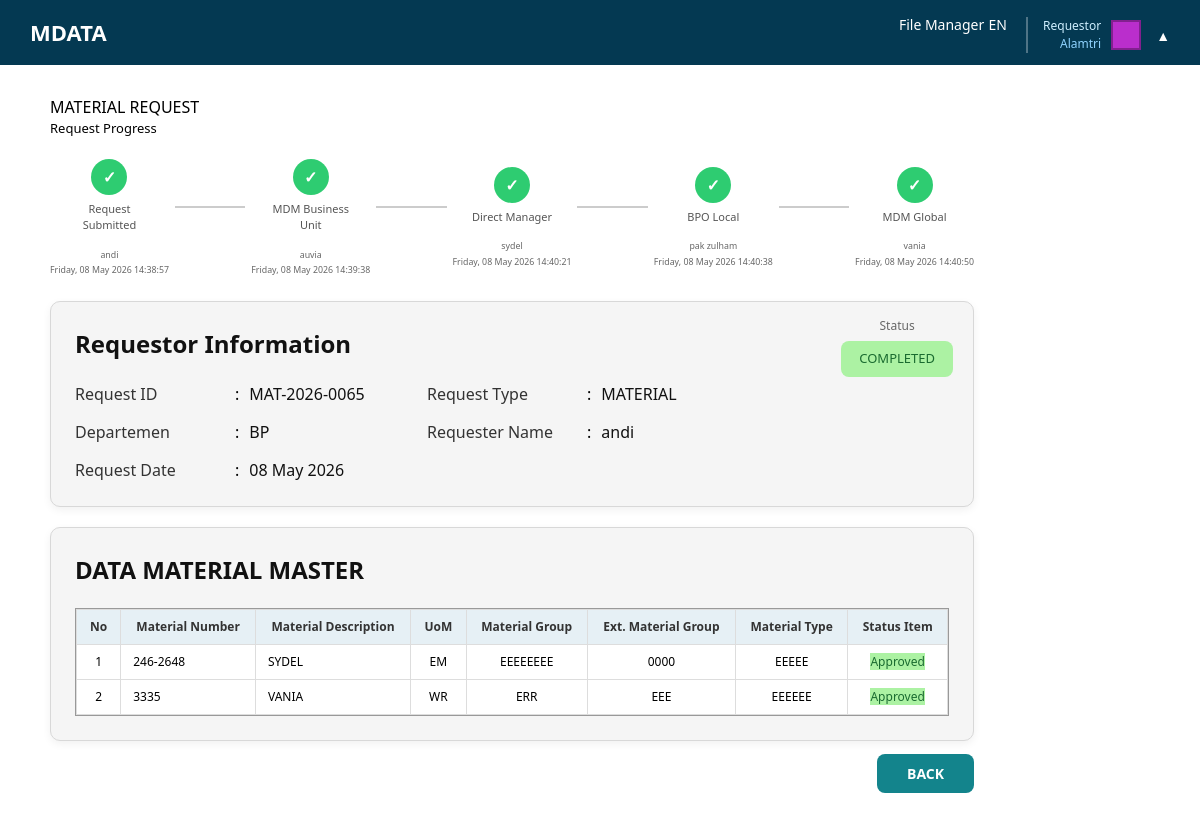
The app's page /Pages/view_request.php?id=65 (signed in) with its own data.
### tables this page shows
CREATE TABLE IF NOT EXISTS `users` (
  `id` int NOT NULL AUTO_INCREMENT,
  `nama` varchar(100) DEFAULT NULL,
  `email` varchar(100) DEFAULT NULL,
  `departemen` varchar(100) DEFAULT NULL,
  `password` varchar(100) DEFAULT NULL,
  `company_id` int DEFAULT NULL,
  `role_id` int DEFAULT NULL,
  PRIMARY KEY (`id`),
  KEY `company_id` (`company_id`),
  KEY `role_id` (`role_id`),
  CONSTRAINT `users_ibfk_1` FOREIGN KEY (`company_id`) REFERENCES `company` (`id`),
  CONSTRAINT `users_ibfk_2` FOREIGN KEY (`role_id`) REFERENCES `role` (`id`)
);

CREATE TABLE IF NOT EXISTS `role` (
  `id` int NOT NULL AUTO_INCREMENT,
  `nama_role` varchar(50) DEFAULT NULL,
  PRIMARY KEY (`id`)
);

CREATE TABLE IF NOT EXISTS `company` (
  `id` int NOT NULL AUTO_INCREMENT,
  `nama_company` varchar(50) DEFAULT NULL,
  `company_code` varchar(10) DEFAULT NULL,
  PRIMARY KEY (`id`)
);

CREATE TABLE IF NOT EXISTS `approval` (
  `id` int NOT NULL AUTO_INCREMENT,
  `request_id` int NOT NULL,
  `detail_material_id` int DEFAULT NULL,
  `detail_service_id` int DEFAULT NULL,
  `approver_id` int DEFAULT NULL,
  `role` varchar(50) DEFAULT NULL,
  `step` varchar(50) NOT NULL DEFAULT 'MDM_BU',
  `status` varchar(50) DEFAULT NULL,
  `note` text,
  `created_at` datetime NOT NULL DEFAULT CURRENT_TIMESTAMP,
  `updated_at` datetime NOT NULL DEFAULT CURRENT_TIMESTAMP ON UPDATE CURRENT_TIMESTAMP,
  `approved_by` int DEFAULT NULL,
  `approved_at` datetime DEFAULT NULL,
  PRIMARY KEY (`id`),
  KEY `fk_appr_request` (`request_id`),
  KEY `fk_appr_detail_mat` (`detail_material_id`),
  KEY `fk_appr_detail_svc` (`detail_service_id`),
  KEY `fk_appr_user` (`approver_id`),
  CONSTRAINT `fk_appr_detail_mat` FOREIGN KEY (`detail_material_id`) REFERENCES `request_detail_material` (`id`),
  CONSTRAINT `fk_appr_detail_svc` FOREIGN KEY (`detail_service_id`) REFERENCES `request_detail_service` (`id`),
  CONSTRAINT `fk_appr_request` FOREIGN KEY (`request_id`) REFERENCES `request_header` (`id`),
  CONSTRAINT `fk_appr_user` FOREIGN KEY (`approver_id`) REFERENCES `users` (`id`)
);

CREATE TABLE IF NOT EXISTS `request_header` (
  `id` int NOT NULL AUTO_INCREMENT,
  `request_no` varchar(50) DEFAULT NULL,
  `requestor_id` int NOT NULL,
  `company_id` int NOT NULL,
  `departemen` varchar(100) NOT NULL,
  `request_type` varchar(50) NOT NULL,
  `request_date` date NOT NULL,
  `status` varchar(50) NOT NULL DEFAULT 'DRAFT',
  `current_step` varchar(50) NOT NULL DEFAULT 'MDM_BU',
  `general_approved_by` int DEFAULT NULL,
  `general_approved_at` datetime DEFAULT NULL,
  `submitted_at` timestamp NULL DEFAULT NULL,
  `created_at` timestamp NOT NULL DEFAULT CURRENT_TIMESTAMP,
  `updated_at` timestamp NOT NULL DEFAULT CURRENT_TIMESTAMP ON UPDATE CURRENT_TIMESTAMP,
  PRIMARY KEY (`id`),
  UNIQUE KEY `request_no` (`request_no`),
  KEY `fk_rh_requestor` (`requestor_id`),
  KEY `fk_rh_general_approver` (`general_approved_by`),
  CONSTRAINT `fk_rh_general_approver` FOREIGN KEY (`general_approved_by`) REFERENCES `users` (`id`),
  CONSTRAINT `fk_rh_requestor` FOREIGN KEY (`requestor_id`) REFERENCES `users` (`id`)
);

CREATE TABLE IF NOT EXISTS `request_detail_material` (
  `id` int NOT NULL AUTO_INCREMENT,
  `request_id` int NOT NULL,
  `numbering_scheme` varchar(50) DEFAULT NULL,
  `material_number` varchar(50) DEFAULT NULL,
  `description` varchar(255) NOT NULL,
  `description_alt` varchar(255) DEFAULT NULL,
  `uom` varchar(20) NOT NULL,
  `ext_material_group` varchar(50) NOT NULL,
  `material_group` varchar(50) NOT NULL,
  `material_type` varchar(50) NOT NULL,
  `vhs` varchar(50) DEFAULT NULL,
  `location` varchar(100) DEFAULT NULL,
  `val_class` varchar(50) DEFAULT NULL,
  `val_category` varchar(50) DEFAULT NULL,
  `purchasing_group` varchar(50) DEFAULT NULL,
  `mrp_controller` varchar(50) DEFAULT NULL,
  `price_control` char(1) DEFAULT NULL,
  `profile_make` varchar(50) DEFAULT NULL,
  `profile_plan` varchar(50) DEFAULT NULL,
  `old_material_number` varchar(50) DEFAULT NULL,
  `egi` varchar(50) DEFAULT NULL,
  `cgi` varchar(50) DEFAULT NULL,
  `engine_type` varchar(50) DEFAULT NULL,
  `order_unit` varchar(20) DEFAULT NULL,
  `net_weight` decimal(15,3) DEFAULT NULL,
  `weight_unit` varchar(10) DEFAULT NULL,
  `max_stock_level` decimal(15,3) DEFAULT NULL,
  `min_lot_size` decimal(15,3) DEFAULT NULL,
  `max_lot_size` decimal(15,3) DEFAULT NULL,
  `fix_lot_size` decimal(15,3) DEFAULT NULL,
  `standard_price` decimal(18,2) DEFAULT NULL,
  `moving_price` decimal(18,2) DEFAULT NULL,
  `remarks` text,
  `status` varchar(50) NOT NULL DEFAULT 'PENDING',
  `reviewed_by` int DEFAULT NULL,
  `reviewed_at` datetime DEFAULT NULL,
  `reject_reason` varchar(255) DEFAULT NULL,
  `is_forwarded` tinyint(1) NOT NULL DEFAULT '0',
  `created_at` timestamp NOT NULL DEFAULT CURRENT_TIMESTAMP,
  `updated_at` timestamp NOT NULL DEFAULT CURRENT_TIMESTAMP ON UPDATE CURRENT_TIMESTAMP,
  `mig_counter` varchar(50) DEFAULT 'CURRENT_TIMESTAMP',
  `image_url` varchar(255) DEFAULT NULL,
  PRIMARY KEY (`id`),
  KEY `fk_rdm_request` (`request_id`),
  KEY `fk_rdm_reviewer` (`reviewed_by`),
  CONSTRAINT `fk_rdm_request` FOREIGN KEY (`request_id`) REFERENCES `request_header` (`id`),
  CONSTRAINT `fk_rdm_reviewer` FOREIGN KEY (`reviewed_by`) REFERENCES `users` (`id`)
);

### Pages/view_request.php (the view, shortened to what this page needs)
<?php
require_once $_SERVER['DOCUMENT_ROOT'] . '/atri/config/koneksi.php';
$request_id = (int)$_GET['id'];
$queryHeader = mysqli_query($koneksi, "
    SELECT rh.*, u.nama as requestor_name, u.email
    FROM request_header rh
    JOIN users u ON rh.requestor_id = u.id
    WHERE rh.id = $request_id
");
$header = mysqli_fetch_assoc($queryHeader);
$request_type = $header['request_type'];
if($request_type == 'MATERIAL'){
    $queryDetail = mysqli_query($koneksi, "
        SELECT * FROM request_detail_material WHERE request_id = $request_id
    ");
} else {
    $queryDetail = mysqli_query($koneksi, "
        SELECT * FROM request_detail_service WHERE request_id = $request_id
    ");
}
$steps = [
    'Request Submitted',
    'MDM Business Unit',
    'Direct Manager',
    'BPO Local',
    'MDM Global'
];
$stepsLabel = [
    'Request Submitted' => 'Request Submitted',
    'MDM Business Unit'            => 'MDM Business Unit',
    'Direct Manager'    => 'Direct Manager',
    'BPO Local'               => 'BPO Local',
    'MDM Global'        => 'MDM Global'
];
$queryApproval = mysqli_query($koneksi, "
    SELECT * FROM approval WHERE request_id = $request_id ORDER BY id ASC
");
$approvals = [];
while($row = mysqli_fetch_assoc($queryApproval)){
    $approvals[$row['step']] = $row;
}
?>
<!DOCTYPE html>
<html>
<head>
    <link rel="stylesheet" href="/atri/css/global.css">
    <link rel="stylesheet" href="/atri/css/navbar.css">
    <link rel="stylesheet" href="/atri/css/view_request.css">
    <script src="https://cdn.tailwindcss.com"></script>
</head>
<body>
<?php require_once $_SERVER['DOCUMENT_ROOT'] . '/atri/include/navbar.php'; ?>
<div class="container">
    <h2><?= $request_type == 'MATERIAL' ? 'MATERIAL REQUEST' : 'SERVICE REQUEST' ?></h2>
    <div class="progress-label">Request Progress</div>
    <div class="progress-wrapper">
<?php
foreach($steps as $i => $step):
$approvalData = $approvals[$step] ?? null;
if($step == 'Request Submitted'){
    $icon = 'done';
}
elseif($approvalData){
    if($approvalData['status'] == 'REJECTED'){
        $icon = 'rejected';
    }
    elseif(in_array($approvalData['status'], ['APPROVED','GENERAL_APPROVED'])){
        $icon = 'done';
    }
    elseif($approvalData['status'] == 'PENDING'){
        $icon = 'pending';
    }
    else{
        $icon = 'inactive';
    }
}else{
    $icon = 'inactive';
}
    $approvalData = $approvals[$step] ?? null;
    if($approvalData){
        if($approvalData['status'] == 'REJECTED'){
            $icon = 'rejected';
        } elseif($approvalData['status'] == 'APPROVED' || $approvalData['status'] == 'GENERAL_APPROVED'){
            $icon = 'done';
        }
    }
    $userName = '-';
    $approvedAt = '-';
    if($approvalData && !empty($approvalData['approved_by'])){
        $userQ = mysqli_query($koneksi, "SELECT nama FROM users WHERE id = ".$approvalData['approved_by']);
        $userData = mysqli_fetch_assoc($userQ);
        if($userData){
            $userName = $userData['nama'];
        }
    }
    if($approvalData && !empty($approvalData['approved_at'])){
        $approvedAt = date('l, d M Y H:i:s', strtotime($approvalData['approved_at']));
    }
?>
    <div class="step-item">
        <div class="step-circle <?= $icon ?>">
            <?php if($icon == 'done'): ?>
                <span>&#10003;</span>
            <?php elseif($icon == 'pending'): ?>
                <span>!</span>
            <?php elseif($icon == 'rejected'): ?>
                <span>&#10005;</span>
            <?php else: ?>
                <span></span>
            <?php endif; ?>
        </div>
        <div class="step-label"><?= $stepsLabel[$step] ?></div>
        <?php if($approvalData && $approvalData['status'] != 'PENDING'): ?>
            <div class="step-info">
                <small>
                    <?= htmlspecialchars($userName) ?><br>
                    <?= $approvedAt ?>
                </small>
            </div>
        <?php endif; ?>
    </div>
    <?php if($i < count($steps)-1): ?>
        <div class="step-line"></div>
    <?php endif; ?>
<?php endforeach; ?>
</div>
    <div class="card-view">
        <div class="card-title-view">Requestor Information</div>
        <div class="info-grid">
            <div class="info-row">
                <span class="info-label">Request ID</span>
                <span class="info-sep">:</span>
                <span class="info-val"><?= htmlspecialchars($header['request_no']) ?></span>
            </div>
            <div class="info-row">
                <span class="info-label">Request Type</span>
                <span class="info-sep">:</span>
                <span class="info-val"><?= htmlspecialchars($header['request_type']) ?></span>
            </div>
            <div class="info-row">
                <span class="info-label">Departemen</span>
                <span class="info-sep">:</span>
                <span class="info-val"><?= htmlspecialchars($header['departemen'] ?? '-') ?></span>
            </div>
            <div class="info-row">
                <span class="info-label">Requester Name</span>
                <span class="info-sep">:</span>
                <span class="info-val"><?= htmlspecialchars($header['requestor_name']) ?></span>
            </div>
            <div class="info-row">
                <span class="info-label">Request Date</span>
                <span class="info-sep">:</span>
                <span class="info-val"><?= date('d M Y', strtotime($header['request_date'])) ?></span>
            </div>
        </div>
        <div class="status-box">
            <div class="status-title">Status</div>
            <?php
            $s = $header['status'];
            if($s == 'APPROVED')        $badge = 'badge-approved';
            elseif($s == 'REJECTED')    $badge = 'badge-rejected';
             elseif($s == 'COMPLETED')    $badge = 'badge-approved';
            elseif($s == 'PENDING')     $badge = 'badge-pending';
            elseif($s == 'PARTIAL')     $badge = 'badge-partial';
            else                        $badge = 'badge-draft';
            ?>
            <div class="status-badge <?= $badge ?>">
                <?= htmlspecialchars($s) ?>
            </div>
        </div>
    </div>
    <div class="card-view">
        <div class="card-title-view">
            <?= $request_type == 'MATERIAL' ? 'DATA MATERIAL MASTER' : 'DATA SERVICE MASTER' ?>
        </div>
        <div class="table-box-view">
            <table class="table-view">
                <thead>
                    <tr>
                        <th>No</th>
                        <?php if($request_type == 'MATERIAL'): ?>
                            <th>Material Number</th>
                            <th>Material Description</th>
                            <th>UoM</th>
                            <th>Material Group</th>
                            <th>Ext. Material Group</th>
                            <th>Material Type</th>
                            <th>Status Item</th>
                        <?php endif; ?>
                    </tr>
                </thead>
                <tbody>
                    <?php if($queryDetail && mysqli_num_rows($queryDetail) > 0):
                        $no = 1;
                        while($det = mysqli_fetch_assoc($queryDetail)): ?>
                    <tr>
                        <td style="text-align:center"><?= $no++ ?></td>
                        <?php if($request_type == 'MATERIAL'): ?>
                            <td><?= htmlspecialchars($det['material_number'] ?? '-') ?></td>
                            <td><?= htmlspecialchars($det['description'] ?? '-') ?></td>
                            <td style="text-align:center"><?= htmlspecialchars($det['uom'] ?? '-') ?></td>
                            <td style="text-align:center"><?= htmlspecialchars($det['material_group'] ?? '-') ?></td>
                            <td style="text-align:center"><?= htmlspecialchars($det['ext_material_group'] ?? '-') ?></td>
                            <td style="text-align:center"><?= htmlspecialchars($det['material_type'] ?? '-') ?></td>
                        <?php endif; ?>
                        <td style="text-align:center">
                            <?php
                            $itemStatus = $det['status'] ?? 'PENDING';
                            if($itemStatus == 'APPROVED')       echo '<span class="badge-approved">Approved</span>';
                            elseif($itemStatus == 'REJECTED')   echo '<span class="badge-rejected">Rejected</span>';
                            else                                echo '<span class="badge-pending">Pending</span>';
                            ?>
                        </td>
                    </tr>
                    <?php endwhile; else: ?>
                    <tr>
                        <td colspan="8" style="text-align:center;padding:20px;color:#999">No data available</td>
                    </tr>
                    <?php endif; ?>
                </tbody>
            </table>
        </div>
    </div>
    <div style="text-align:right; margin-top:20px;">
        <a href="request_list.php" class="btn-back">BACK</a>
    </div>
</div>
</body>
</html>

### include/navbar.php (shortened to what this page needs)
<?php
$user_id = $_SESSION['user_id'];
$queryNav = mysqli_query($koneksi, "
    SELECT users.nama, role.nama_role, company.nama_company
    FROM users
    JOIN role    ON users.role_id    = role.id
    JOIN company ON users.company_id = company.id
    WHERE users.id = '$user_id'
");
$userNav = mysqli_fetch_assoc($queryNav);
?>
    <link rel="stylesheet" href="/atri/css/global.css">
    <link rel="stylesheet" href="/atri/css/navbar.css">
<div class="navbar">
    <div class="nav-left">
        <span class="logo-text">MDATA</span>
    </div>
    <div class="nav-right" id="mobileMenu">
        <a href="#">File Manager</a>
        <a href="#">EN</a>
        <div class="user-menu">
            <div class="user-panel" onclick="toggleUserMenu()">
                <div class="user-text">
                    <div class="user-role">
                        <?= htmlspecialchars($userNav['nama_role']    ?? 'No Role') ?>
                    </div>
                    <div class="user-company">
                        <?= htmlspecialchars($userNav['nama_company'] ?? 'No Company') ?>
                    </div>
                </div>
                <div class="user-color"></div>
                <div class="arrow">▲</div>
            </div>
        </div>
    </div>
</div>

### records on screen
users: role.nama_role "Requestor", company.nama_company "Alamtri"
approval: step "Request Submitted", users.nama "andi", approved_at "Friday, 08 May 2026 14:38:57"
approval: step "MDM Business Unit", users.nama "auvia", approved_at "Friday, 08 May 2026 14:39:38"
approval: step "Direct Manager", users.nama "sydel", approved_at "Friday, 08 May 2026 14:40:21"
approval: step "BPO Local", users.nama "pak zulham", approved_at "Friday, 08 May 2026 14:40:38"
approval: step "MDM Global", users.nama "vania", approved_at "Friday, 08 May 2026 14:40:50"
request_header: request_no "MAT-2026-0065", request_type "MATERIAL", departemen "BP", requestor.nama "andi", request_date "08 May 2026", status "COMPLETED"
request_detail_material: material_number "246-2648", description "SYDEL", uom "EM", material_group "EEEEEEEE", ext_material_group "0000", material_type "EEEEE", status "Approved"
request_detail_material: material_number "3335", description "VANIA", uom "WR", material_group "ERR", ext_material_group "EEE", material_type "EEEEEE", status "Approved"
